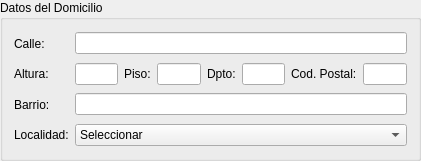
      <widget class="QGroupBox" name="groupBox_10">
       <property name="geometry">
        <rect>
         <x>9</x>
         <y>258</y>
         <width>421</width>
         <height>161</height>
        </rect>
       </property>
       <property name="sizePolicy">
        <sizepolicy hsizetype="Expanding" vsizetype="Preferred">
         <horstretch>0</horstretch>
         <verstretch>0</verstretch>
        </sizepolicy>
       </property>
       <property name="title">
        <string>Datos del Domicilio</string>
       </property>
       <layout class="QGridLayout" name="gridLayout_16">
        <item row="2" column="0">
         <widget class="QLabel" name="label_19">
          <property name="sizePolicy">
           <sizepolicy hsizetype="Preferred" vsizetype="Expanding">
            <horstretch>0</horstretch>
            <verstretch>0</verstretch>
           </sizepolicy>
          </property>
          <property name="styleSheet">
           <string notr="true"/>
          </property>
          <property name="frameShape">
           <enum>QFrame::NoFrame</enum>
          </property>
          <property name="frameShadow">
           <enum>QFrame::Plain</enum>
          </property>
          <property name="text">
           <string>Barrio:</string>
          </property>
          <property name="alignment">
           <set>Qt::AlignLeading|Qt::AlignLeft|Qt::AlignVCenter</set>
          </property>
         </widget>
        </item>
        <item row="0" column="0">
         <widget class="QLabel" name="label_3">
          <property name="sizePolicy">
           <sizepolicy hsizetype="Preferred" vsizetype="Expanding">
            <horstretch>0</horstretch>
            <verstretch>0</verstretch>
           </sizepolicy>
          </property>
          <property name="styleSheet">
           <string notr="true"/>
          </property>
          <property name="frameShape">
           <enum>QFrame::NoFrame</enum>
          </property>
          <property name="frameShadow">
           <enum>QFrame::Plain</enum>
          </property>
          <property name="text">
           <string>Calle:</string>
          </property>
          <property name="alignment">
           <set>Qt::AlignLeading|Qt::AlignLeft|Qt::AlignVCenter</set>
          </property>
         </widget>
        </item>
        <item row="0" column="1" colspan="7">
         <widget class="QLineEdit" name="af_calle">
          <property name="sizePolicy">
           <sizepolicy hsizetype="Expanding" vsizetype="Fixed">
            <horstretch>0</horstretch>
            <verstretch>0</verstretch>
           </sizepolicy>
          </property>
         </widget>
        </item>
        <item row="1" column="0">
         <widget class="QLabel" name="label_7">
          <property name="sizePolicy">
           <sizepolicy hsizetype="Preferred" vsizetype="Expanding">
            <horstretch>0</horstretch>
            <verstretch>0</verstretch>
           </sizepolicy>
          </property>
          <property name="styleSheet">
           <string notr="true"/>
          </property>
          <property name="frameShape">
           <enum>QFrame::NoFrame</enum>
          </property>
          <property name="frameShadow">
           <enum>QFrame::Plain</enum>
          </property>
          <property name="text">
           <string>Altura:</string>
          </property>
          <property name="alignment">
           <set>Qt::AlignLeading|Qt::AlignLeft|Qt::AlignVCenter</set>
          </property>
         </widget>
        </item>
        <item row="1" column="1">
         <widget class="QLineEdit" name="af_altura">
          <property name="sizePolicy">
           <sizepolicy hsizetype="Expanding" vsizetype="Fixed">
            <horstretch>0</horstretch>
            <verstretch>0</verstretch>
           </sizepolicy>
          </property>
         </widget>
        </item>
        <item row="1" column="2">
         <widget class="QLabel" name="label_26">
          <property name="sizePolicy">
           <sizepolicy hsizetype="Preferred" vsizetype="Expanding">
            <horstretch>0</horstretch>
            <verstretch>0</verstretch>
           </sizepolicy>
          </property>
          <property name="styleSheet">
           <string notr="true"/>
          </property>
          <property name="frameShape">
           <enum>QFrame::NoFrame</enum>
          </property>
          <property name="frameShadow">
           <enum>QFrame::Plain</enum>
          </property>
          <property name="text">
           <string>Piso:</string>
          </property>
          <property name="alignment">
           <set>Qt::AlignLeading|Qt::AlignLeft|Qt::AlignVCenter</set>
          </property>
         </widget>
        </item>
        <item row="1" column="5">
         <widget class="QLineEdit" name="af_depto">
          <property name="sizePolicy">
           <sizepolicy hsizetype="Expanding" vsizetype="Fixed">
            <horstretch>0</horstretch>
            <verstretch>0</verstretch>
           </sizepolicy>
          </property>
         </widget>
        </item>
        <item row="1" column="6">
         <widget class="QLabel" name="label_27">
          <property name="sizePolicy">
           <sizepolicy hsizetype="Preferred" vsizetype="Expanding">
            <horstretch>0</horstretch>
            <verstretch>0</verstretch>
           </sizepolicy>
          </property>
          <property name="styleSheet">
           <string notr="true"/>
          </property>
          <property name="frameShape">
           <enum>QFrame::NoFrame</enum>
          </property>
          <property name="frameShadow">
           <enum>QFrame::Plain</enum>
          </property>
          <property name="text">
           <string>Cod. Postal:</string>
          </property>
          <property name="alignment">
           <set>Qt::AlignLeading|Qt::AlignLeft|Qt::AlignVCenter</set>
          </property>
         </widget>
        </item>
        <item row="1" column="7">
         <widget class="QLineEdit" name="af_codigo_postal">
          <property name="sizePolicy">
           <sizepolicy hsizetype="Expanding" vsizetype="Fixed">
            <horstretch>0</horstretch>
            <verstretch>0</verstretch>
           </sizepolicy>
          </property>
          <property name="text">
           <string/>
          </property>
         </widget>
        </item>
        <item row="1" column="4">
         <widget class="QLabel" name="label_28">
          <property name="sizePolicy">
           <sizepolicy hsizetype="Preferred" vsizetype="Expanding">
            <horstretch>0</horstretch>
            <verstretch>0</verstretch>
           </sizepolicy>
          </property>
          <property name="styleSheet">
           <string notr="true"/>
          </property>
          <property name="frameShape">
           <enum>QFrame::NoFrame</enum>
          </property>
          <property name="frameShadow">
           <enum>QFrame::Plain</enum>
          </property>
          <property name="text">
           <string>Dpto:</string>
          </property>
          <property name="alignment">
           <set>Qt::AlignLeading|Qt::AlignLeft|Qt::AlignVCenter</set>
          </property>
         </widget>
        </item>
        <item row="1" column="3">
         <widget class="QLineEdit" name="af_piso">
          <property name="sizePolicy">
           <sizepolicy hsizetype="Expanding" vsizetype="Fixed">
            <horstretch>0</horstretch>
            <verstretch>0</verstretch>
           </sizepolicy>
          </property>
         </widget>
        </item>
        <item row="3" column="0">
         <widget class="QLabel" name="label_12">
          <property name="sizePolicy">
           <sizepolicy hsizetype="Preferred" vsizetype="Expanding">
            <horstretch>0</horstretch>
            <verstretch>0</verstretch>
           </sizepolicy>
          </property>
          <property name="styleSheet">
           <string notr="true"/>
          </property>
          <property name="frameShape">
           <enum>QFrame::NoFrame</enum>
          </property>
          <property name="frameShadow">
           <enum>QFrame::Plain</enum>
          </property>
          <property name="text">
           <string>Localidad:</string>
          </property>
          <property name="alignment">
           <set>Qt::AlignLeading|Qt::AlignLeft|Qt::AlignVCenter</set>
          </property>
         </widget>
        </item>
        <item row="2" column="1" colspan="7">
         <widget class="QLineEdit" name="af_barrio">
          <property name="sizePolicy">
           <sizepolicy hsizetype="Expanding" vsizetype="Fixed">
            <horstretch>0</horstretch>
            <verstretch>0</verstretch>
           </sizepolicy>
          </property>
         </widget>
        </item>
        <item row="3" column="1" colspan="7">
         <widget class="QComboBox" name="af_localidad">
          <property name="sizePolicy">
           <sizepolicy hsizetype="Preferred" vsizetype="Fixed">
            <horstretch>0</horstretch>
            <verstretch>0</verstretch>
           </sizepolicy>
          </property>
          <item>
           <property name="text">
            <string>Seleccionar</string>
           </property>
          </item>
          <item>
           <property name="text">
            <string>Merlo</string>
           </property>
          </item>
          <item>
           <property name="text">
            <string>Libertad</string>
           </property>
          </item>
          <item>
           <property name="text">
            <string>Parque San Martin</string>
           </property>
          </item>
          <item>
           <property name="text">
            <string>Pontevedra</string>
           </property>
          </item>
          <item>
           <property name="text">
            <string>S.A Padua</string>
           </property>
          </item>
          <item>
           <property name="text">
            <string>Mariano Acosta</string>
           </property>
          </item>
          <item>
           <property name="text">
            <string>Lujan</string>
           </property>
          </item>
          <item>
           <property name="text">
            <string>Marcos Paz</string>
           </property>
          </item>
          <item>
           <property name="text">
            <string>Ituzaingo</string>
           </property>
          </item>
          <item>
           <property name="text">
            <string>Moron</string>
           </property>
          </item>
          <item>
           <property name="text">
            <string>Gral. Rodriguez</string>
           </property>
          </item>
          <item>
           <property name="text">
            <string>Moreno</string>
           </property>
          </item>
          <item>
           <property name="text">
            <string>Gonzalez Catan</string>
           </property>
          </item>
         </widget>
        </item>
       </layout>
      </widget>
